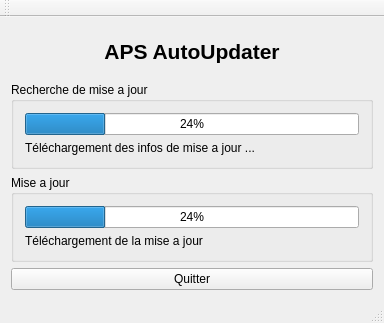
<?xml version="1.0" encoding="UTF-8"?>
<ui version="4.0">
 <class>updaterWindow</class>
 <widget class="QMainWindow" name="updaterWindow">
  <property name="geometry">
   <rect>
    <x>0</x>
    <y>0</y>
    <width>384</width>
    <height>323</height>
   </rect>
  </property>
  <property name="windowTitle">
   <string>updaterWindow</string>
  </property>
  <widget class="QWidget" name="centralWidget">
   <layout class="QGridLayout" name="gridLayout">
    <item row="0" column="0">
     <widget class="QLabel" name="label">
      <property name="text">
       <string>&lt;!DOCTYPE HTML PUBLIC &quot;-//W3C//DTD HTML 4.0//EN&quot; &quot;http://www.w3.org/TR/REC-html40/strict.dtd&quot;&gt;
&lt;html&gt;&lt;head&gt;&lt;meta name=&quot;qrichtext&quot; content=&quot;1&quot; /&gt;&lt;style type=&quot;text/css&quot;&gt;
p, li { white-space: pre-wrap; }
&lt;/style&gt;&lt;/head&gt;&lt;body style=&quot; font-family:'Sans'; font-size:10pt; font-weight:400; font-style:normal;&quot;&gt;
&lt;p align=&quot;center&quot; style=&quot; margin-top:0px; margin-bottom:0px; margin-left:0px; margin-right:0px; -qt-block-indent:0; text-indent:0px;&quot;&gt;&lt;span style=&quot; font-size:16pt; font-weight:600;&quot;&gt;APS AutoUpdater&lt;/span&gt;&lt;/p&gt;&lt;/body&gt;&lt;/html&gt;</string>
      </property>
     </widget>
    </item>
    <item row="2" column="0">
     <widget class="QGroupBox" name="groupBox">
      <property name="title">
       <string>Mise a jour</string>
      </property>
      <layout class="QVBoxLayout" name="verticalLayout">
       <item>
        <widget class="QProgressBar" name="progressBar">
         <property name="value">
          <number>24</number>
         </property>
        </widget>
       </item>
       <item>
        <widget class="QLabel" name="label_3">
         <property name="text">
          <string>Téléchargement de la mise a jour</string>
         </property>
        </widget>
       </item>
      </layout>
     </widget>
    </item>
    <item row="1" column="0">
     <widget class="QGroupBox" name="groupBox_2">
      <property name="title">
       <string>Recherche de mise a jour</string>
      </property>
      <layout class="QVBoxLayout" name="verticalLayout_2">
       <item>
        <widget class="QProgressBar" name="progressBar_2">
         <property name="value">
          <number>24</number>
         </property>
        </widget>
       </item>
       <item>
        <widget class="QLabel" name="label_2">
         <property name="text">
          <string>Téléchargement des infos de mise a jour ...</string>
         </property>
        </widget>
       </item>
      </layout>
     </widget>
    </item>
    <item row="3" column="0">
     <widget class="QPushButton" name="pushButton">
      <property name="text">
       <string>Quitter</string>
      </property>
     </widget>
    </item>
   </layout>
  </widget>
  <widget class="QMenuBar" name="menuBar">
   <property name="geometry">
    <rect>
     <x>0</x>
     <y>0</y>
     <width>384</width>
     <height>25</height>
    </rect>
   </property>
  </widget>
  <widget class="QToolBar" name="mainToolBar">
   <attribute name="toolBarArea">
    <enum>TopToolBarArea</enum>
   </attribute>
   <attribute name="toolBarBreak">
    <bool>false</bool>
   </attribute>
  </widget>
  <widget class="QStatusBar" name="statusBar"/>
 </widget>
 <layoutdefault spacing="6" margin="11"/>
 <resources/>
 <connections>
  <connection>
   <sender>pushButton</sender>
   <signal>released()</signal>
   <receiver>updaterWindow</receiver>
   <slot>close()</slot>
   <hints>
    <hint type="sourcelabel">
     <x>292</x>
     <y>263</y>
    </hint>
    <hint type="destinationlabel">
     <x>428</x>
     <y>255</y>
    </hint>
   </hints>
  </connection>
 </connections>
</ui>
